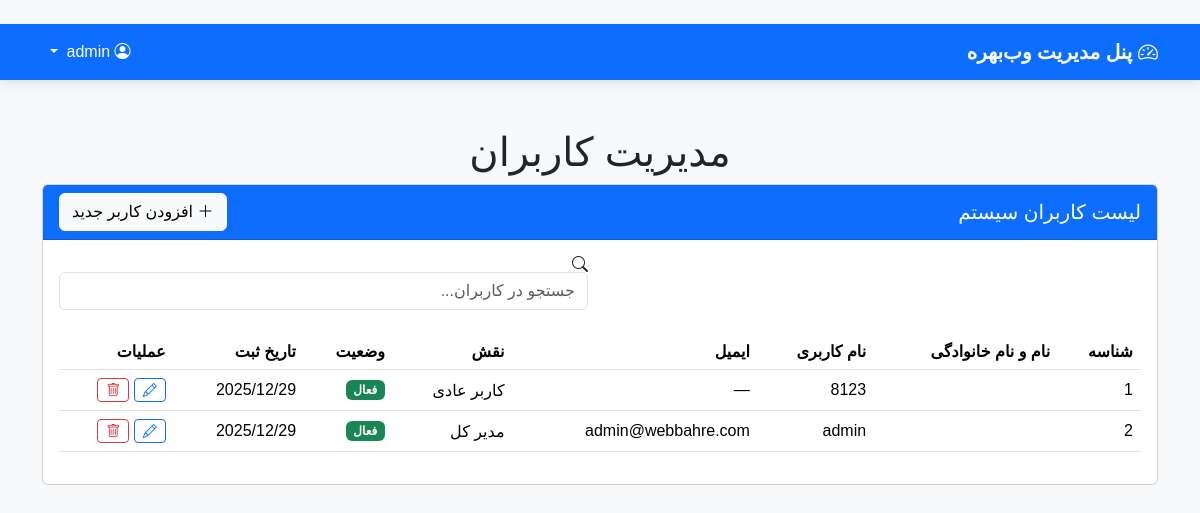
The app's page /users/list/ (signed in), older data.
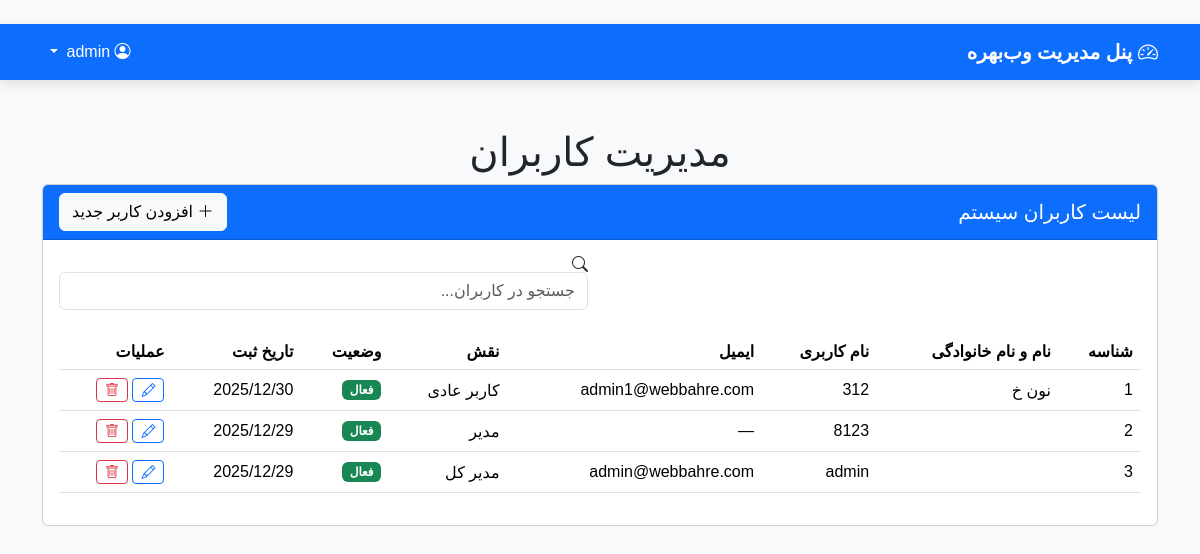
The same page, newer data.
### users/models.py (models this page shows, shortened)
class CustomUser(AbstractUser):
    ROLE_CHOICES = (
        ('manager', 'Manager'),
        ('staff', 'Staff'),
        ('employee', 'Employee'),
    )
    role = models.CharField(max_length=20, choices=ROLE_CHOICES, default='employee')
    phone_number = models.CharField(max_length=15, blank=True, null=True)
    is_staff_member = models.BooleanField(default=False)  # نقش سازمانی
    personel_code = models.CharField(max_length=15, blank=True, null=False)

### users/views.py (the view)
# urls.py: path('list/', views.UsersListView.as_view(), name='users_list'),  # تغییر به Class-Based
@method_decorator(staff_member_required, name='dispatch')
class UsersListView(ListView):
    model = get_user_model()
    template_name = 'admin/users_list.html'
    context_object_name = 'users'
    ordering = ['-date_joined']
    paginate_by = 20  # هر صفحه ۲۰ کاربر
    def get_queryset(self):
        return get_user_model().objects.all().order_by('-date_joined')

### templates/admin/users_list.html (shortened to what this page needs)
﻿{% extends 'admin/base_admin.html' %}
{% block content %}
    <h1 class="page-title text-center">مدیریت کاربران</h1>
    <div class="card">
        <div class="card-header bg-primary text-white d-flex justify-content-between align-items-center">
            <h5 class="mb-0">لیست کاربران سیستم</h5>
            <a href="{% url 'users:user_create' %}" class="btn btn-light btn-add">
                <i class="bi bi-plus-lg"></i> افزودن کاربر جدید
            </a>
        </div>
        <div class="card-body">
            <div class="row mb-4">
                <div class="col-md-6 offset-md-6">
                    <div class="search-wrapper">
                        <i class="bi bi-search"></i>
                        <input type="text" class="form-control search-input" placeholder="جستجو در کاربران..." id="searchInput">
                    </div>
                </div>
            </div>
            <div class="table-responsive">
                <table class="table table-hover align-middle">
                    <thead>
                        <tr>
                            <th>شناسه</th>
                            <th>نام و نام خانوادگی</th>
                            <th>نام کاربری</th>
                            <th>ایمیل</th>
                            <th>نقش</th>
                            <th>وضعیت</th>
                            <th>تاریخ ثبت</th>
                            <th>عملیات</th>
                        </tr>
                    </thead>
                    <tbody id="usersTableBody">
                        {% if users %}
                            {% for user in users %}
                            <tr>
                                <td>{{ forloop.counter }}</td>
                                <td>{{ user.first_name }} {{ user.last_name }}</td>
                                <td>{{ user.username }}</td>
                                <td>{{ user.email|default:"—" }}</td>
                                <td>
                                    {% if user.is_superuser %}
                                        مدیر کل
                                    {% elif user.is_staff %}
                                        مدیر
                                    {% else %}
                                        کاربر عادی
                                    {% endif %}
                                </td>
                                <td>
                                    {% if user.is_active %}
                                        <span class="badge bg-success">فعال</span>
                                    {% else %}
                                        <span class="badge bg-warning text-dark">غیرفعال</span>
                                    {% endif %}
                                </td>
                                <td>{{ user.date_joined|date:"Y/m/d" }}</td>
                                <td>
                                    <a href="{% url 'users:user_edit' user.id %}" class="btn btn-sm btn-outline-primary" title="ویرایش">
                                        <i class="bi bi-pencil"></i>
                                    </a>
                                    <button type="button" class="btn btn-sm btn-outline-danger" data-bs-toggle="modal" data-bs-target="#deleteModal{{ user.id }}" title="حذف">
                                        <i class="bi bi-trash"></i>
                                    </button>
                                </td>
                            </tr>
                            {% endfor %}
                        {% else %}
                            <tr>
                                <td colspan="8" class="text-center text-muted py-4">
                                    هنوز هیچ کاربری ثبت نشده است.
                                </td>
                            </tr>
                        {% endif %}
                    </tbody>
                </table>
            </div>
        </div>
    </div>
{% endblock %}

### templates/admin/base_admin.html (shortened to what this page needs)
﻿<!DOCTYPE html>
<html lang="fa" dir="rtl">
<head>
    <link href="https://cdn.jsdelivr.net/npm/bootstrap@5.3.3/dist/css/bootstrap.rtl.min.css" rel="stylesheet">
    <link rel="stylesheet" href="https://cdn.jsdelivr.net/npm/bootstrap-icons@1.11.3/font/bootstrap-icons.min.css">
    <link href="https://cdn.fontcdn.ir/font/vazir/Vazir.css" rel="stylesheet">
</head>
<body>
    <nav class="navbar navbar-expand-lg navbar-dark bg-primary mb-5">
        <div class="container">
            <a class="navbar-brand" href="{% url 'users:users_list' %}">
                <i class="bi bi-speedometer2"></i> پنل مدیریت وب‌بهره
            </a>
            <div class="navbar-nav ms-auto">
                <div class="nav-item dropdown">
                    <a class="nav-link dropdown-toggle text-white" href="#" role="button" data-bs-toggle="dropdown">
                        <i class="bi bi-person-circle"></i> {{ user.get_full_name|default:user.username }}
                    </a>
                </div>
            </div>
        </div>
    </nav>
    <div class="container">
        {% block content %}
        {% endblock %}
    </div>
</body>
</html>

### templates/admin/base_admin.html (style rules this page uses)
body { font-family: 'Vazir', sans-serif; background-color: #f8f9fa; }
.navbar { box-shadow: 0 4px 12px rgba(0,0,0,0.1); }
.navbar-brand { font-weight: bold; }

Row changes from the older to the newer data that the page shows:
added CustomUser: first_name "نون", last_name "خ", username "312", email "admin1@webbahre.com", is_superuser "کاربر عادی", is_active "فعال", date_joined "2025/12/30"
changed CustomUser (number 2 of 3 on the later page): is_staff "کاربر عادی" → "مدیر"
